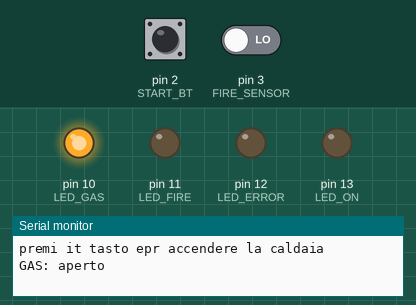
Simulated run of this sketch. Board: Arduino Uno, built with avr-gcc and run on an emulated ATmega328P. On the bench: output pins drawn as LEDs (lit = HIGH), the last lines printed to the serial monitor. Dashed ring = blinking. The test bench sets the inputs (shaded band); at power-on: pin 3 (FIRE_SENSOR) LOW, pin 2 (START_BT) HIGH.

Above: at 0.1 s.
At 4.75 s:
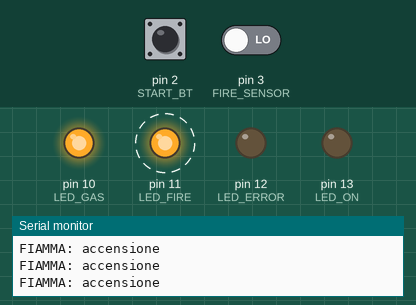
4.8 s: pin 3 (FIRE_SENSOR) driven LOW
At 6.9 s:
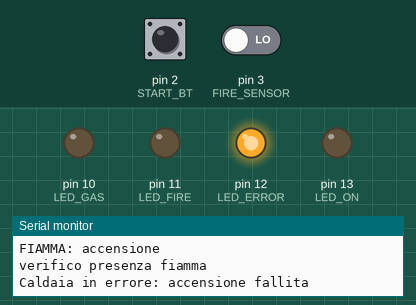
Timing chart, 0 to 8.4 s (numbered marks = the images above; inputs shaded):
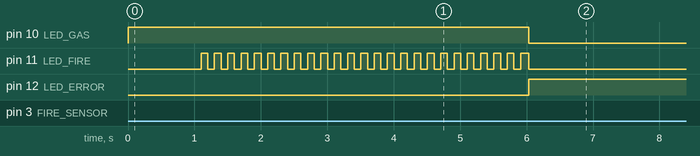

Measured:
- by itself, pin 11 (LED_FIRE): alternates HIGH for 0.10 s and LOW for 0.10 s, 13 changes in all, then stays LOW

The sketch:

065-caldaia.ino
```cpp
/*
Sketch gestione accensione caldaia a gas
*/

#define LED_ON 13
#define LED_ERROR 12
#define LED_FIRE 11
#define LED_GAS 10

#define START_BT 2
#define FIRE_SENSOR 3

int stato;

#define APRE_GAS 0
#define ACCENDE_FIAMMA 1
#define CHECK_FIAMMA 2
#define ST_READY 3
#define ST_ERROR 4
#define ST_END 99

//tempo di accensione del piezo per la fiamma
long t1 = 5000;

long t0;

int blink = LOW;

void setup() {
  Serial.begin(9600);

  pinMode(LED_ON, OUTPUT);
  pinMode(LED_ERROR, OUTPUT);
  pinMode(LED_FIRE, OUTPUT);
  pinMode(LED_GAS, OUTPUT);
  pinMode(START_BT, INPUT);
  pinMode(FIRE_SENSOR, INPUT);

  //per partire attendo pressione tasto avvvio:
  Serial.println("premi it tasto epr accendere la caldaia");
  while (!digitalRead(START_BT)){
    delay(100);
  }
  //imposta stato iniziale
  stato = APRE_GAS;
}

void loop() {
  switch(stato){
    case APRE_GAS:
      Serial.println("GAS: aperto");
      digitalWrite(LED_GAS, HIGH);
      delay(1000);
      t0 = millis();
      stato = ACCENDE_FIAMMA;
    break;

    case ACCENDE_FIAMMA:
      Serial.println("FIAMMA: accensione");
      //lascia acceso il piezo di accensione per t1
      if ((millis()-t0) < t1) {
        //blink
        digitalWrite(LED_FIRE, blink);
        delay(100);
        blink = !blink;
      } else {
        //dopo l'accensione verifico la fiamma
        stato = CHECK_FIAMMA;
      }
    break;

    case CHECK_FIAMMA:
      Serial.println("verifico presenza fiamma");
      if (digitalRead(FIRE_SENSOR)) {
        //fiamma presente
        Serial.println("Fiamma: presente");
        //chiudo piezo
        digitalWrite(LED_FIRE, LOW);

        stato = ST_READY;
      } else {
        stato = ST_ERROR;
      }
    break;

    case ST_READY:
      Serial.println("Caldaia accesa");
      digitalWrite(LED_ON, HIGH);
      stato = ST_END;
    break;

    case ST_ERROR:
      Serial.println("Caldaia in errore: accensione fallita");
      digitalWrite(LED_ERROR, HIGH);
      digitalWrite(LED_FIRE, LOW);
      digitalWrite(LED_GAS, LOW);
      stato = ST_END;
    break;

    case ST_END:
      //non fa nulla!
    break;
  }
}
```
